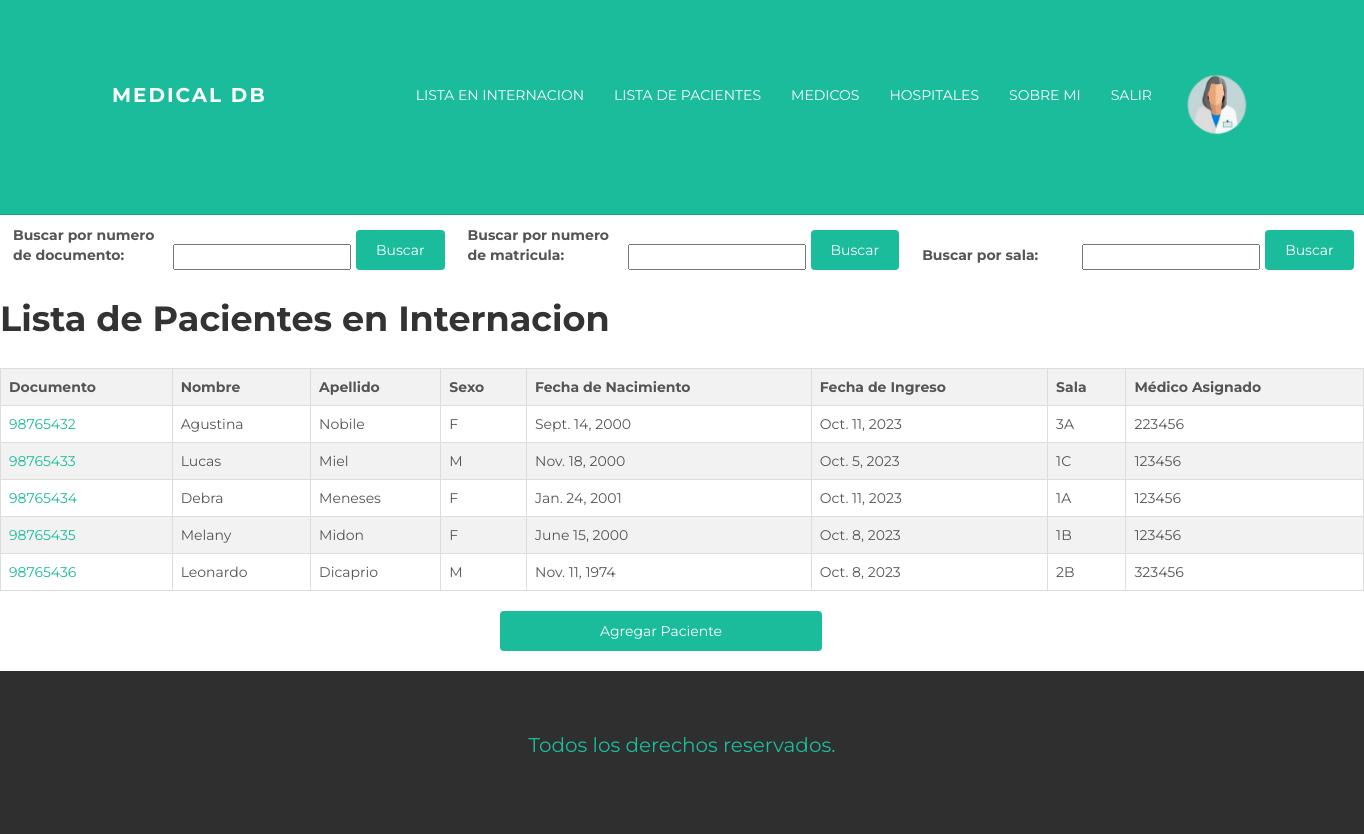
/MedicalDB/lista_internados/ (signed in), run on an earlier commit of the app's database.
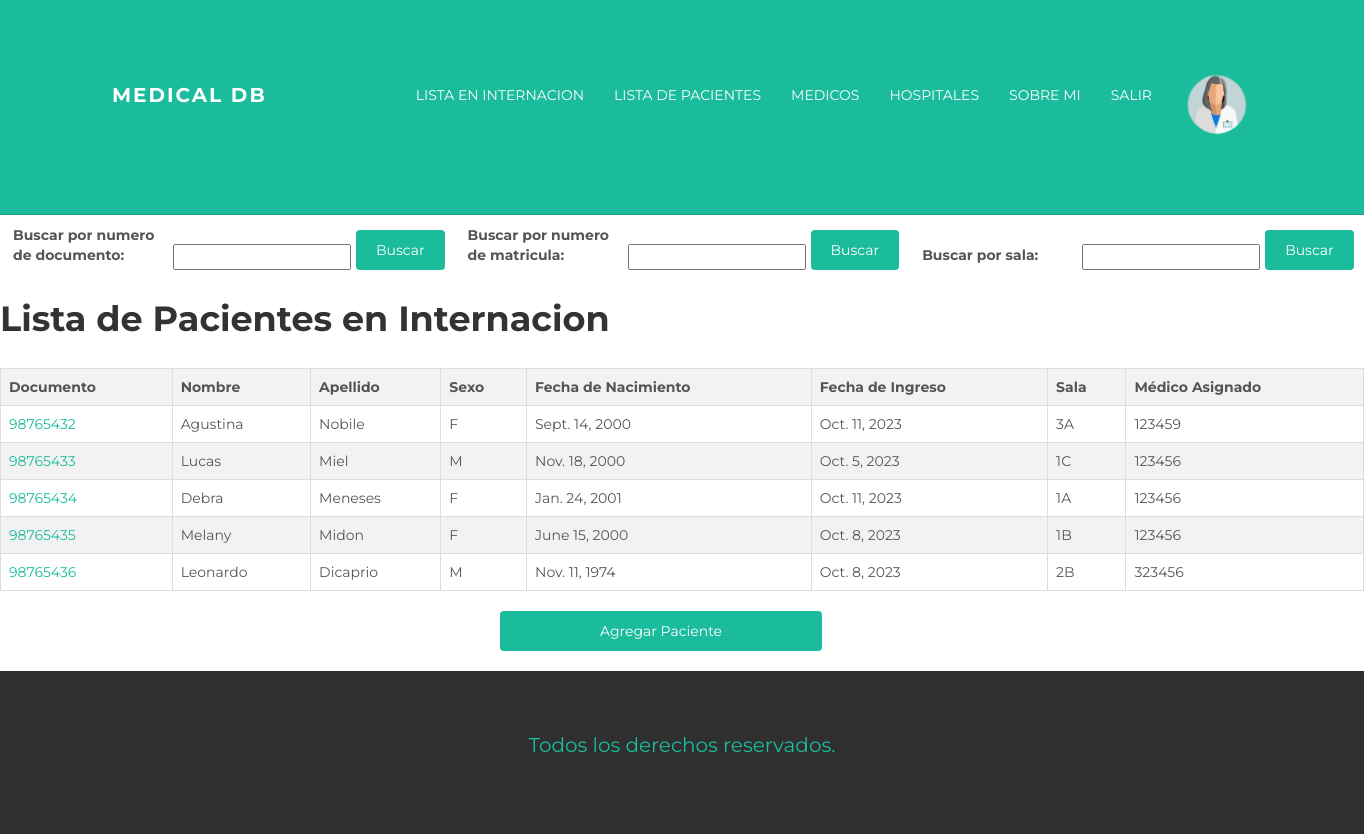
And on a later commit of the database.
### medicalapp/models.py (models this page shows, shortened)
class PacientesInternados(models.Model):
        documento = models.IntegerField(primary_key=True)
        nombre = models.CharField(max_length=60)
        apellido = models.CharField(max_length=60)
        sexo = models.CharField(max_length=60)
        nacimiento = models.DateField()
        fecha_ingreso = models.DateField()
        sala_asignada = models.CharField(max_length=60, default = "1A")
        medico = models.CharField(max_length=60)

### medicalapp/views.py (the view)
# urls.py: path('lista_internados/', lista_internados, name="ListaInternados"),
@login_required
def lista_internados(request):
    pacientes = PacientesInternados.objects.all()
    if 'buscar_dni' in request.GET:
        form_dni = BusquedaDNI(request.GET)
        if form_dni.is_valid():
            dni = form_dni.cleaned_data['dni']
            pacientes = PacientesInternados.objects.filter(documento=dni)
    else:
        form_dni = BusquedaDNI()
    if 'buscar_medico' in request.GET:
        form_doc = BusquedaDoc(request.GET)
        if form_doc.is_valid():
            doc = form_doc.cleaned_data['doc']
            pacientes = PacientesInternados.objects.filter(medico=doc)
    else:
        form_doc = BusquedaDoc()
    if 'buscar_sala' in request.GET:
        form_sala = BusquedaSala(request.GET)
        if form_sala.is_valid():
            sala = form_sala.cleaned_data['sala']
            pacientes = PacientesInternados.objects.filter(sala_asignada=sala)
    else:
        form_sala = BusquedaSala()
    return render(request, 'medicalapp/funciones/listaInternados.html', {'form_dni' : form_dni , 'form_doc' : form_doc , 'form_sala' : form_sala, 'pacientes': pacientes})

### medicalapp/forms.py
class BusquedaDNI(forms.Form):
    dni = forms.CharField(label= "Buscar por numero de documento: ")

class BusquedaDoc(forms.Form):
    doc = forms.CharField(label= "Buscar por numero de matricula: ")

### medicalapp/templates/medicalapp/funciones/listaInternados.html (shortened to what this page needs)
{% extends "medicalapp/padre.html" %}
{% block top %}
<div class = "busqueda-container">
<form class="busqueda-form" method="get">
    <label class="busqueda-label" for="{{ form_dni.dni.id }}">{{ form_dni.dni.label }}</label>
    {{ form_dni.dni }}
    <button class="busqueda-button" type="submit" name="buscar_dni">Buscar</button>
</form>
<form class="busqueda-form" method="get">
    <label class="busqueda-label" for="{{ form_doc.doc.id }}">{{ form_doc.doc.label }}</label>
    {{ form_doc.doc }}
    <button class="busqueda-button" type="submit" name="buscar_medico">Buscar</button>
</form>
<form class="busqueda-form" method="get">
    <label class="busqueda-label" for="{{ form_sala.sala.id }}">{{ form_sala.sala.label }}</label>
    {{ form_sala.sala }}
    <button class="busqueda-button" type="submit" name="buscar_sala">Buscar</button>
</form>
</div>
<body>
    <h1>Lista de Pacientes en Internacion</h1>
    <table>
        <thead>
            <tr>
                <th>Documento</th>
                <th>Nombre</th>
                <th>Apellido</th>
                <th>Sexo</th>
                <th>Fecha de Nacimiento</th>
                <th>Fecha de Ingreso</th>
                <th>Sala</th>
                <th>Médico Asignado</th>
            </tr>
        </thead>
        <tbody>
            {% for paciente in pacientes %}
                <tr>
                    <td><a href="{% url 'DetalleInternado' paciente.documento %}">{{ paciente.documento }}</a></td>
                    <td>{{ paciente.nombre }}</td>
                    <td>{{ paciente.apellido }}</td>
                    <td>{{ paciente.sexo }}</td>
                    <td>{{ paciente.nacimiento }}</td>
                    <td>{{ paciente.fecha_ingreso }}</td>
                    <td>{{ paciente.sala_asignada }}</td>
                    <td>{{ paciente.medico }}</td>
                </tr>
            {% endfor %}
        </tbody>
    </table>
</body>
<a href="{% url 'AgregarInternado' %}" class="boton-redireccion">
    Agregar Paciente
  </a>
{% endblock %}
{% block foot %}
<p style = "font-size: 20px;
color: #1ABC9C;
text-align: center;
margin-top: 10px;"> Todos los derechos reservados. </p>
{% endblock %}

What changed in the data, as far as the page shows it:
changed PacientesInternados "Agustina": medico "223456" → "123459"
